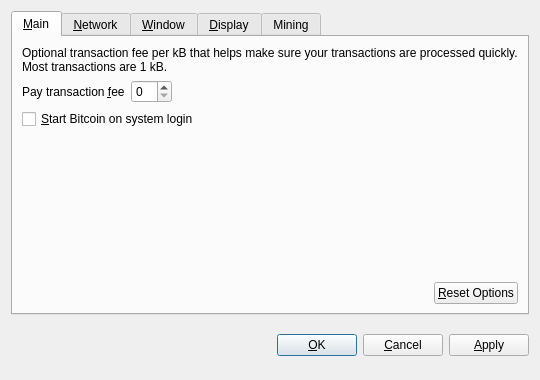
<?xml version="1.0" encoding="UTF-8"?>
<ui version="4.0">
 <class>OptionsDialog</class>
 <widget class="QDialog" name="OptionsDialog">
  <property name="geometry">
   <rect>
    <x>0</x>
    <y>0</y>
    <width>540</width>
    <height>380</height>
   </rect>
  </property>
  <property name="windowTitle">
   <string>Options</string>
  </property>
  <property name="modal">
   <bool>true</bool>
  </property>
  <layout class="QVBoxLayout" name="verticalLayout">
   <item>
    <widget class="QTabWidget" name="tabWidget">
     <property name="tabPosition">
      <enum>QTabWidget::North</enum>
     </property>
     <property name="currentIndex">
      <number>0</number>
     </property>
     <widget class="QWidget" name="tabMain">
      <attribute name="title">
       <string>&amp;Main</string>
      </attribute>
      <layout class="QVBoxLayout" name="verticalLayout_Main">
       <item>
        <widget class="QLabel" name="transactionFeeInfoLabel">
         <property name="text">
          <string>Optional transaction fee per kB that helps make sure your transactions are processed quickly. Most transactions are 1 kB.</string>
         </property>
         <property name="textFormat">
          <enum>Qt::PlainText</enum>
         </property>
         <property name="wordWrap">
          <bool>true</bool>
         </property>
        </widget>
       </item>
       <item>
        <layout class="QHBoxLayout" name="horizontalLayout_1_Main">
         <item>
          <widget class="QLabel" name="transactionFeeLabel">
           <property name="text">
            <string>Pay transaction &amp;fee</string>
           </property>
           <property name="textFormat">
            <enum>Qt::PlainText</enum>
           </property>
           <property name="buddy">
            <cstring>transactionFee</cstring>
           </property>
          </widget>
         </item>
         <item>
          <widget class="BitcoinAmountField" name="transactionFee"/>
         </item>
         <item>
          <spacer name="horizontalSpacer_1_Main">
           <property name="orientation">
            <enum>Qt::Horizontal</enum>
           </property>
           <property name="sizeHint" stdset="0">
            <size>
             <width>40</width>
             <height>20</height>
            </size>
           </property>
          </spacer>
         </item>
        </layout>
       </item>
       <item>
        <widget class="QCheckBox" name="bitcoinAtStartup">
         <property name="toolTip">
          <string>Automatically start Bitcoin after logging in to the system.</string>
         </property>
         <property name="text">
          <string>&amp;Start Bitcoin on system login</string>
         </property>
        </widget>
       </item>
       <item>
        <spacer name="verticalSpacer_Main">
         <property name="orientation">
          <enum>Qt::Vertical</enum>
         </property>
         <property name="sizeHint" stdset="0">
          <size>
           <width>20</width>
           <height>40</height>
          </size>
         </property>
        </spacer>
       </item>
       <item>
        <layout class="QHBoxLayout" name="horizontalLayout_2_Main">
         <item>
          <spacer name="horizontalSpacer_2_Main">
           <property name="orientation">
            <enum>Qt::Horizontal</enum>
           </property>
           <property name="sizeHint" stdset="0">
            <size>
             <width>40</width>
             <height>20</height>
            </size>
           </property>
          </spacer>
         </item>
         <item>
          <widget class="QPushButton" name="resetButton">
           <property name="toolTip">
            <string>Reset all client options to default.</string>
           </property>
           <property name="text">
            <string>&amp;Reset Options</string>
           </property>
           <property name="autoDefault">
            <bool>false</bool>
           </property>
          </widget>
         </item>
        </layout>
       </item>
      </layout>
     </widget>
     <widget class="QWidget" name="tabNetwork">
      <attribute name="title">
       <string>&amp;Network</string>
      </attribute>
      <layout class="QVBoxLayout" name="verticalLayout_Network">
       <item>
        <widget class="QCheckBox" name="mapPortUpnp">
         <property name="toolTip">
          <string>Automatically open the Bitcoin client port on the router. This only works when your router supports UPnP and it is enabled.</string>
         </property>
         <property name="text">
          <string>Map port using &amp;UPnP</string>
         </property>
        </widget>
       </item>
       <item>
        <widget class="QCheckBox" name="connectSocks">
         <property name="toolTip">
          <string>Connect to the Bitcoin network through a SOCKS proxy (e.g. when connecting through Tor).</string>
         </property>
         <property name="text">
          <string>&amp;Connect through SOCKS proxy:</string>
         </property>
        </widget>
       </item>
       <item>
        <layout class="QHBoxLayout" name="horizontalLayout_Network">
         <item>
          <widget class="QLabel" name="proxyIpLabel">
           <property name="text">
            <string>Proxy &amp;IP:</string>
           </property>
           <property name="textFormat">
            <enum>Qt::PlainText</enum>
           </property>
           <property name="buddy">
            <cstring>proxyIp</cstring>
           </property>
          </widget>
         </item>
         <item>
          <widget class="QValidatedLineEdit" name="proxyIp">
           <property name="maximumSize">
            <size>
             <width>140</width>
             <height>16777215</height>
            </size>
           </property>
           <property name="toolTip">
            <string>IP address of the proxy (e.g. 127.0.0.1)</string>
           </property>
          </widget>
         </item>
         <item>
          <widget class="QLabel" name="proxyPortLabel">
           <property name="text">
            <string>&amp;Port:</string>
           </property>
           <property name="textFormat">
            <enum>Qt::PlainText</enum>
           </property>
           <property name="buddy">
            <cstring>proxyPort</cstring>
           </property>
          </widget>
         </item>
         <item>
          <widget class="QLineEdit" name="proxyPort">
           <property name="maximumSize">
            <size>
             <width>55</width>
             <height>16777215</height>
            </size>
           </property>
           <property name="toolTip">
            <string>Port of the proxy (e.g. 9050)</string>
           </property>
          </widget>
         </item>
         <item>
          <widget class="QLabel" name="socksVersionLabel">
           <property name="text">
            <string>SOCKS &amp;Version:</string>
           </property>
           <property name="textFormat">
            <enum>Qt::PlainText</enum>
           </property>
           <property name="buddy">
            <cstring>socksVersion</cstring>
           </property>
          </widget>
         </item>
         <item>
          <widget class="QValueComboBox" name="socksVersion">
           <property name="toolTip">
            <string>SOCKS version of the proxy (e.g. 5)</string>
           </property>
          </widget>
         </item>
         <item>
          <spacer name="horizontalSpacer_Network">
           <property name="orientation">
            <enum>Qt::Horizontal</enum>
           </property>
           <property name="sizeHint" stdset="0">
            <size>
             <width>40</width>
             <height>20</height>
            </size>
           </property>
          </spacer>
         </item>
        </layout>
       </item>
       <item>
        <spacer name="verticalSpacer_Network">
         <property name="orientation">
          <enum>Qt::Vertical</enum>
         </property>
         <property name="sizeHint" stdset="0">
          <size>
           <width>20</width>
           <height>40</height>
          </size>
         </property>
        </spacer>
       </item>
      </layout>
     </widget>
     <widget class="QWidget" name="tabWindow">
      <attribute name="title">
       <string>&amp;Window</string>
      </attribute>
      <layout class="QVBoxLayout" name="verticalLayout_Window">
       <item>
        <widget class="QCheckBox" name="minimizeToTray">
         <property name="toolTip">
          <string>Show only a tray icon after minimizing the window.</string>
         </property>
         <property name="text">
          <string>&amp;Minimize to the tray instead of the taskbar</string>
         </property>
        </widget>
       </item>
       <item>
        <widget class="QCheckBox" name="minimizeOnClose">
         <property name="toolTip">
          <string>Minimize instead of exit the application when the window is closed. When this option is enabled, the application will be closed only after selecting Quit in the menu.</string>
         </property>
         <property name="text">
          <string>M&amp;inimize on close</string>
         </property>
        </widget>
       </item>
       <item>
        <spacer name="verticalSpacer_Window">
         <property name="orientation">
          <enum>Qt::Vertical</enum>
         </property>
         <property name="sizeHint" stdset="0">
          <size>
           <width>20</width>
           <height>40</height>
          </size>
         </property>
        </spacer>
       </item>
      </layout>
     </widget>
     <widget class="QWidget" name="tabDisplay">
      <attribute name="title">
       <string>&amp;Display</string>
      </attribute>
      <layout class="QVBoxLayout" name="verticalLayout_Display">
       <item>
        <layout class="QHBoxLayout" name="horizontalLayout_1_Display">
         <item>
          <widget class="QLabel" name="langLabel">
           <property name="text">
            <string>User Interface &amp;language:</string>
           </property>
           <property name="textFormat">
            <enum>Qt::PlainText</enum>
           </property>
           <property name="buddy">
            <cstring>lang</cstring>
           </property>
          </widget>
         </item>
         <item>
          <widget class="QValueComboBox" name="lang">
           <property name="toolTip">
            <string>The user interface language can be set here. This setting will take effect after restarting Bitcoin.</string>
           </property>
          </widget>
         </item>
        </layout>
       </item>
       <item>
        <layout class="QHBoxLayout" name="horizontalLayout_2_Display">
         <item>
          <widget class="QLabel" name="unitLabel">
           <property name="text">
            <string>&amp;Unit to show amounts in:</string>
           </property>
           <property name="textFormat">
            <enum>Qt::PlainText</enum>
           </property>
           <property name="buddy">
            <cstring>unit</cstring>
           </property>
          </widget>
         </item>
         <item>
          <widget class="QValueComboBox" name="unit">
           <property name="toolTip">
            <string>Choose the default subdivision unit to show in the interface and when sending coins.</string>
           </property>
          </widget>
         </item>
        </layout>
       </item>
       <item>
        <widget class="QCheckBox" name="displayAddresses">
         <property name="toolTip">
          <string>Whether to show Bitcoin addresses in the transaction list or not.</string>
         </property>
         <property name="text">
          <string>&amp;Display addresses in transaction list</string>
         </property>
        </widget>
       </item>
       <item>
        <spacer name="verticalSpacer_Display">
         <property name="orientation">
          <enum>Qt::Vertical</enum>
         </property>
         <property name="sizeHint" stdset="0">
          <size>
           <width>20</width>
           <height>40</height>
          </size>
         </property>
        </spacer>
       </item>
      </layout>
     </widget>
     <widget class="QWidget" name="tabMining">
      <attribute name="title">
       <string>Mining</string>
      </attribute>
      <layout class="QVBoxLayout" name="verticalLayout_Display">
       <item>
        <widget class="QCheckBox" name="autoMining">
         <property name="toolTip">
          <string/>
         </property>
         <property name="text">
          <string>&amp;Start mining Bitcoins on application start</string>
         </property>
        </widget>
       </item>
       <item>
        <spacer name="verticalSpacer_Mining">
         <property name="orientation">
          <enum>Qt::Vertical</enum>
         </property>
         <property name="sizeHint" stdset="0">
          <size>
           <width>20</width>
           <height>40</height>
          </size>
         </property>
        </spacer>
       </item>
      </layout>
     </widget>
    </widget>
   </item>
   <item>
    <layout class="QHBoxLayout" name="horizontalLayout_Buttons">
     <item>
      <spacer name="horizontalSpacer_1">
       <property name="orientation">
        <enum>Qt::Horizontal</enum>
       </property>
       <property name="sizeHint" stdset="0">
        <size>
         <width>40</width>
         <height>48</height>
        </size>
       </property>
      </spacer>
     </item>
     <item>
      <widget class="QLabel" name="statusLabel">
       <property name="font">
        <font>
         <weight>75</weight>
         <bold>true</bold>
        </font>
       </property>
       <property name="text">
        <string/>
       </property>
       <property name="textFormat">
        <enum>Qt::PlainText</enum>
       </property>
       <property name="wordWrap">
        <bool>true</bool>
       </property>
      </widget>
     </item>
     <item>
      <spacer name="horizontalSpacer_2">
       <property name="orientation">
        <enum>Qt::Horizontal</enum>
       </property>
       <property name="sizeHint" stdset="0">
        <size>
         <width>40</width>
         <height>48</height>
        </size>
       </property>
      </spacer>
     </item>
     <item>
      <widget class="QPushButton" name="okButton">
       <property name="text">
        <string>&amp;OK</string>
       </property>
      </widget>
     </item>
     <item>
      <widget class="QPushButton" name="cancelButton">
       <property name="text">
        <string>&amp;Cancel</string>
       </property>
       <property name="autoDefault">
        <bool>false</bool>
       </property>
      </widget>
     </item>
     <item>
      <widget class="QPushButton" name="applyButton">
       <property name="text">
        <string>&amp;Apply</string>
       </property>
       <property name="autoDefault">
        <bool>false</bool>
       </property>
      </widget>
     </item>
    </layout>
   </item>
  </layout>
 </widget>
 <customwidgets>
  <customwidget>
   <class>BitcoinAmountField</class>
   <extends>QSpinBox</extends>
   <header>bitcoinamountfield.h</header>
  </customwidget>
  <customwidget>
   <class>QValueComboBox</class>
   <extends>QComboBox</extends>
   <header>qvaluecombobox.h</header>
  </customwidget>
  <customwidget>
   <class>QValidatedLineEdit</class>
   <extends>QLineEdit</extends>
   <header>qvalidatedlineedit.h</header>
  </customwidget>
 </customwidgets>
 <resources/>
 <connections/>
</ui>
